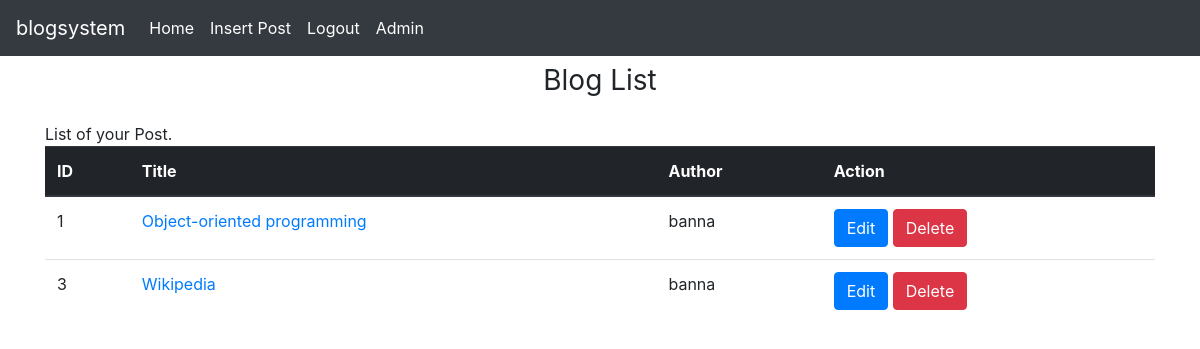
Screenshot of /admin.php (signed in) with the database file from the repository.
### tables this page shows
CREATE TABLE `blogs` (
  `id` int(11) NOT NULL,
  `title` varchar(255) NOT NULL,
  `body` text NOT NULL,
  `author` varchar(255) NOT NULL,
  `userid` tinyint(4) NOT NULL,
  `timestamp` timestamp NOT NULL DEFAULT CURRENT_TIMESTAMP ON UPDATE CURRENT_TIMESTAMP
);

### conn.php (called while the page is built, shortened)
<?php
$conn = new mysqli(DB_SERVER, DB_USER, DB_PASS, DB_NAME);
class DB_con
{
 public function selectByUserId($table,$id)
 {
  global $conn;
  $sql="SELECT * from $table WHERE userid='$id'";
  $result = $conn->query($sql);
  return $result;
 }
}

### admin.php (the view)
<?php
include('header.php');
include('conn.php');
$user=isset($_SESSION['login_user'])? $_SESSION['login_user'] : null;
$userrole= isset($_SESSION['login_user_role'])? $_SESSION['login_user_role'] : null;
$userid= isset($_SESSION['login_user_id'])? $_SESSION['login_user_id'] : null;
echo "<div class='text-center mb-4'> <h1 class='h3 mb-3 font-weight-normal'>Blog List</h1></div>";
$table = 'blogs';
$con = new DB_con();
    if($user) {
        if ($userrole) {
            $result = $con->selectAll($table);
        } else {
            $result = $con->selectByUserId($table,$userid);
        }
        echo "List of your Post.";
        echo "<table class='table'>";
        echo "<thead class='thead-dark'><tr><th>ID</th><th>Title</th><th>Author</th><th>Action</th></thead>";
        while ($row = $result->fetch_assoc()) {
            echo "<tr>";
            echo "<td>" . $row['id'] . "</td>";
            echo "<td><a href='showsinglepost.php?id=" . $row['id'] . "'>" . $row['title'] . "</a></td>";
            echo "<td>" . $row['author'] . "</td>";
            echo "<td><a class='btn btn-primary' href='insertpost.php?id=" . $row['id'] . "'>Edit</a>  <a class='btn btn-danger' href='action.php?submitbtn=delete&id=" . $row['id'] . "'>Delete</a></td>";
            echo "</tr>";
        }
    }else{
        header("location: index.php");
    }
include('footer.php');

### rows the page displays
blogs: id "1", title "Object-oriented programming", author "banna"
blogs: id "3", title "Wikipedia", author "banna"
